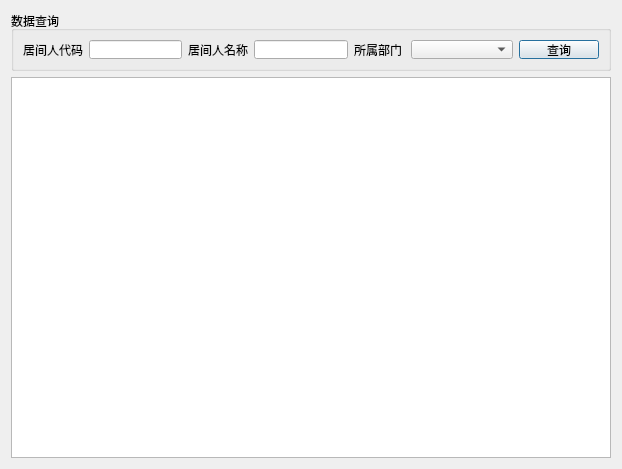
<?xml version="1.0" encoding="UTF-8"?>
<ui version="4.0">
 <class>BrokerInfoMng</class>
 <widget class="QDialog" name="BrokerInfoMng">
  <property name="geometry">
   <rect>
    <x>0</x>
    <y>0</y>
    <width>618</width>
    <height>469</height>
   </rect>
  </property>
  <property name="windowTitle">
   <string>居间人信息管理</string>
  </property>
  <layout class="QVBoxLayout" name="verticalLayout">
   <item>
    <widget class="QGroupBox" name="groupBox">
     <property name="minimumSize">
      <size>
       <width>600</width>
       <height>60</height>
      </size>
     </property>
     <property name="maximumSize">
      <size>
       <width>600</width>
       <height>60</height>
      </size>
     </property>
     <property name="title">
      <string>数据查询</string>
     </property>
     <layout class="QHBoxLayout" name="horizontalLayout_3" stretch="2,2,2,1">
      <item>
       <layout class="QHBoxLayout" name="horizontalLayout">
        <item>
         <widget class="QLabel" name="label">
          <property name="text">
           <string>居间人代码</string>
          </property>
         </widget>
        </item>
        <item>
         <widget class="QLineEdit" name="le_id"/>
        </item>
       </layout>
      </item>
      <item>
       <layout class="QHBoxLayout" name="horizontalLayout_2">
        <item>
         <widget class="QLabel" name="label_2">
          <property name="text">
           <string>居间人名称</string>
          </property>
         </widget>
        </item>
        <item>
         <widget class="QLineEdit" name="le_name"/>
        </item>
       </layout>
      </item>
      <item>
       <layout class="QHBoxLayout" name="horizontalLayout_4" stretch="1,2">
        <item>
         <widget class="QLabel" name="label_3">
          <property name="text">
           <string>所属部门</string>
          </property>
         </widget>
        </item>
        <item>
         <widget class="QComboBox" name="cm_dept"/>
        </item>
       </layout>
      </item>
      <item>
       <widget class="QPushButton" name="btnQuery">
        <property name="text">
         <string>查询</string>
        </property>
       </widget>
      </item>
     </layout>
     <zorder></zorder>
     <zorder>btnQuery</zorder>
     <zorder></zorder>
     <zorder>layoutWidget</zorder>
    </widget>
   </item>
   <item>
    <widget class="QTableView" name="tvIns">
     <property name="enabled">
      <bool>true</bool>
     </property>
     <property name="contextMenuPolicy">
      <enum>Qt::CustomContextMenu</enum>
     </property>
     <property name="editTriggers">
      <set>QAbstractItemView::NoEditTriggers</set>
     </property>
     <property name="selectionMode">
      <enum>QAbstractItemView::ExtendedSelection</enum>
     </property>
     <property name="selectionBehavior">
      <enum>QAbstractItemView::SelectRows</enum>
     </property>
    </widget>
   </item>
  </layout>
 </widget>
 <resources/>
 <connections/>
</ui>
